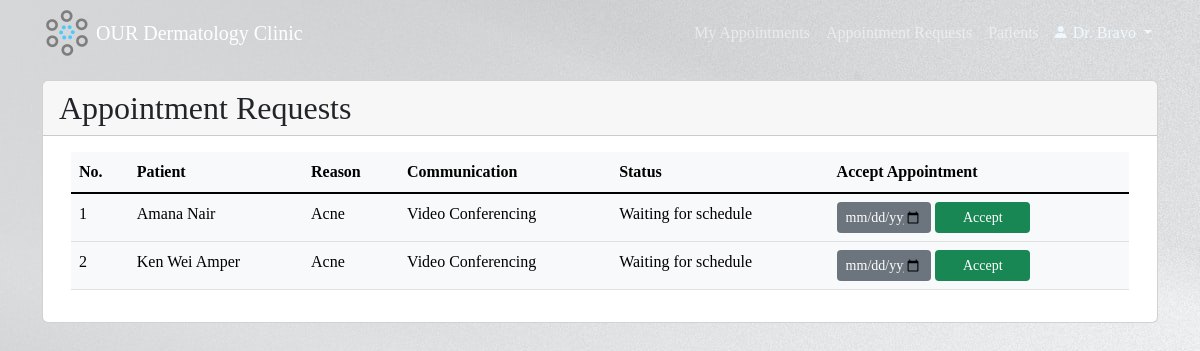
Page /assets/doctor/appointment_requests_list.php (signed in) on the committed database.
### tables this page shows
CREATE TABLE `doctor_table` (
  `doctor_id` int(20) NOT NULL,
  `doctor_username` varchar(45) NOT NULL,
  `doctor_password` varchar(255) NOT NULL,
  `doctor_name` varchar(45) NOT NULL,
  `doctor_sex` enum('M','F') NOT NULL,
  `doctor_age` int(10) NOT NULL,
  `doctor_birthdate` date NOT NULL,
  `doctor_email` varchar(45) NOT NULL,
  `doctor_phone_no` varchar(11) NOT NULL,
  `doctor_address` varchar(100) NOT NULL,
  `doctor_status` enum('Active','Inactive') NOT NULL DEFAULT 'Active'
);

CREATE TABLE `appointment_table` (
  `appointment_id` int(20) NOT NULL,
  `doctor_id` int(20) DEFAULT NULL,
  `patient_id` int(20) DEFAULT NULL,
  `appointment_reason` varchar(300) NOT NULL,
  `appointment_comms` enum('Video Conferencing','Phone Call') NOT NULL,
  `appointment_date` date DEFAULT NULL,
  `appointment_status` enum('Waiting for schedule','Scheduled','Completed') NOT NULL
);

CREATE TABLE `patient_table` (
  `patient_id` int(20) NOT NULL,
  `patient_name` varchar(100) DEFAULT NULL,
  `patient_sex` enum('M','F') DEFAULT NULL,
  `patient_age` int(10) DEFAULT NULL,
  `patient_birthdate` date DEFAULT NULL,
  `patient_birthplace` varchar(45) DEFAULT NULL,
  `patient_phone_no` varchar(11) DEFAULT NULL,
  `patient_email` varchar(45) NOT NULL,
  `patient_address` varchar(100) DEFAULT NULL,
  `patient_civil_status` enum('Single','Married','Widowed','Separated') DEFAULT NULL,
  `patient_username` varchar(45) NOT NULL,
  `patient_password` varchar(255) NOT NULL,
  `patient_nationality` enum('Filipino','Foreign National') DEFAULT NULL,
  `patient_religion` varchar(45) DEFAULT NULL
);

### assets/doctor/appointment_requests_list.php (the view, shortened to what this page needs)
<?php
include "../config.php";
$sessionUser = $_SESSION['doctor_id'];
$doctor_data = "SELECT * FROM doctor_table WHERE doctor_id='$sessionUser'";
$results = mysqli_query($conn, $doctor_data);
$doctor = mysqli_fetch_array($results);
$appointment_qry = "SELECT * FROM appointment_table JOIN patient_table ON appointment_table.patient_id = patient_table.patient_id WHERE appointment_status != 'Completed' AND doctor_id IS NULL";
$results = mysqli_query($conn, $appointment_qry);
$row_count = mysqli_num_rows($results);
?>
<!DOCTYPE html>
<html>
<head>
    <link href="https://cdn.jsdelivr.net/npm/bootstrap@5.2.0-beta1/dist/css/bootstrap.min.css" rel="stylesheet">
    <link rel="stylesheet" href="https://cdn.jsdelivr.net/npm/bootstrap-icons@1.3.0/font/bootstrap-icons.css">
    <link rel="stylesheet" href="../css/style.css">
</head>
<body>
    <nav class="navbar navbar-expand-lg navbar-dark py-2 fixed-top">
        <div class="container">
            <a href="menu.php#"><img src="../img/logo.png" alt="logo"></a>
            <a href="menu.php" class="navbar-brand mx-1">OUR Dermatology Clinic</a>
            <div class="collapse navbar-collapse" id="navmenu">
                <ul class="navbar-nav ms-auto">
                    <li class="nav-item">
                        <a class="nav-link" href="appointment_records.php">My Appointments</a>
                    </li>
                    <li class="nav-item">
                        <a class="nav-link" href="#">Appointment Requests</a>
                    </li>
                    <li class="nav-item">
                        <a class="nav-link" href="patients.php">Patients</a>
                    </li>
                    <li class="nav-item">
                        <div class="dropdown navbar-nav">
                            <button class="pt-2 dropdown-toggle" id="dropdown_logout" data-bs-toggle="dropdown" aria-expanded="false">
                                <span class="bi-person-fill"> Dr. </span><?php if (!empty($doctor['doctor_name'])) echo $doctor['doctor_name'];
                                                                            else echo $doctor['doctor_usernaname']; ?>
                            </button>
                        </div>
                    </li>
                </ul>
            </div>
        </div>
    </nav>
    <section>
        <div class="container ">
            <div class="row">
                <div class="col-md-12">
                    <div class="card">
                        <div class="card-header">
                            <span class="h2">Appointment Requests</span>
                        </div>
                        <div class="card-body">
                            <div class="container table-responsive-md">
                                <table class="table table-light table-hover caption-top">
                                    <?php
                                    if ($row_count == 0) {
                                    ?>
                                        <strong>No Appointment Request</strong>
                                    <?php
                                    } else {
                                    ?>
                                        <thead>
                                            <th>No.</th>
                                            <th>Patient</th>
                                            <th>Reason</th>
                                            <th>Communication</th>
                                            <th>Status</th>
                                            <th>Accept Appointment</th>
                                        </thead>
                                        <tbody class="table-group-divider">
                                            <?php
                                            $appointment_number = 1;
                                            foreach ($results as $result) {
                                            ?>
                                                <tr>
                                                    <td><?= $appointment_number ?></td>
                                                    <td><?= $result['patient_name']; ?></td>
                                                    <td><?= $result['appointment_reason']; ?></td>
                                                    <td><?= $result['appointment_comms']; ?></td>
                                                    <td><?= $result['appointment_status']; ?></td>
                                                    <td>
                                                        <form action="#" method="post">
                                                            <input type="date" class="col-12 col-lg-4 btn btn-sm bg-secondary text-white" name="appointment_date" value="" min="2020-01-20" required />
                                                            <button class="col-12 col-lg-4 btn btn-sm bg-success text-white" type="submit" name="accept_appointment" value="<?= $result['appointment_id']; ?>">Accept</button>
                                                        </form>
                                                    </td>
                                                </tr>
                                        <?php
                                                $appointment_number++;
                                            }
                                        }
                                        ?>
                                        </tbody>
                                </table>
                            </div>
                        </div>
                    </div>
                </div>
            </div>
    </section>
</body>
</html>

### assets/css/style.css (style rules this page uses)
body::before { display: block; content:''; height: 80px; }
nav { background-image: url(../img/nav.jpg); }
nav img { height: 50px; }
nav button, footer button { background-color: transparent; border: none; color: aliceblue; }
body { background-image: url(../img/background.jpg); }
section button { width: 100%; }
.container { font-family: Century Gothic; }

### rows in the picture
doctor_table: doctor_name "Bravo"
appointment_table: patient.patient_name "Amana Nair", appointment_reason "Acne", appointment_comms "Video Conferencing", appointment_status "Waiting for schedule", $result['appointment_id'] 18 (drawn)
appointment_table: patient.patient_name "Ken Wei Amper", appointment_reason "Acne", appointment_comms "Video Conferencing", appointment_status "Waiting for schedule", $result['appointment_id'] 19 (drawn)
